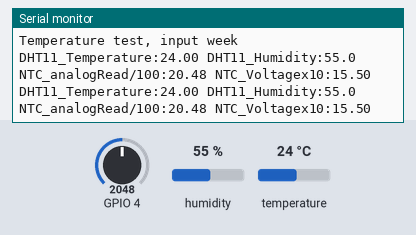
Simulated run of this sketch. Board: ESP32. Parts: the last lines printed to the serial monitor. The test bench sets the inputs (shaded band); at power-on: humidity 55 %, GPIO 4 = 2048, temperature 24 °C.

Above: at 2.8 s.
2.9 s: humidity set to 22 %
At 5.1 s:
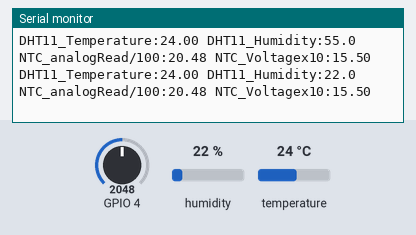
5.6 s: GPIO 4 set to 2866
At 7.1 s:
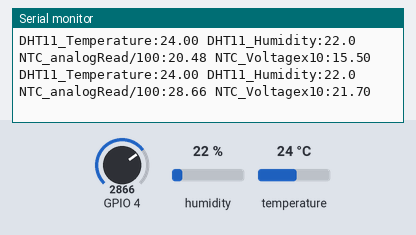
8.3 s: temperature set to 12 °C
At 10.8 s:
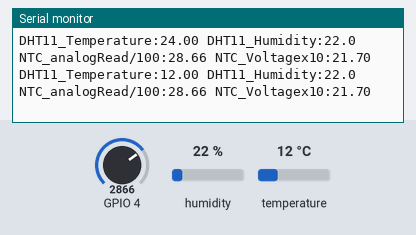
11.0 s: GPIO 4 set to 3603
At 13.1 s:
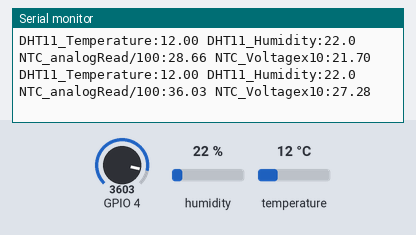
13.7 s: humidity set to 40 %
At 15.1 s:
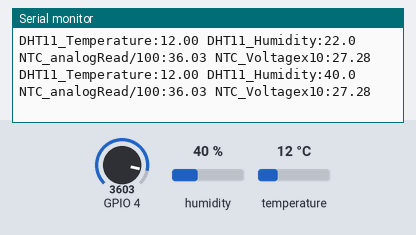
Timing chart, 0 to 16.7 s (numbered marks = the images above; inputs shaded):
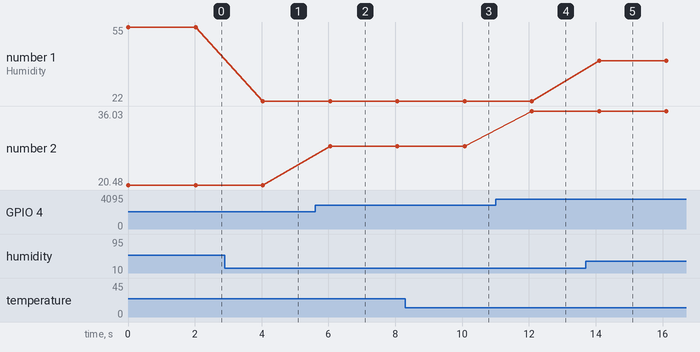

The sketch:

input_test.ino
```cpp
#include "DHTesp.h"

DHTesp dht11;

void setup() {
  Serial.begin(115200);
  Serial.println("Temperature test, input week");

//  analogSetAttenuation(ADC_0db);    // 1.0V max measured
//  analogSetAttenuation(ADC_2_5db);  // 1.3V max measured
//  analogSetAttenuation(ADC_6db);    // 1.9V max measured
  analogSetAttenuation(ADC_11db);   // 3.1V max measured

  // Initialize DHT11 temperature sensor, IO26
  dht11.setup(26, DHTesp::DHT11);
}

void loop() {
  // ESP32 default ADC resolution is 12 bits, values 0 - 4095.
  // If we assume curve is linear and all the other are correct then ADC value 0 is 0V
  // and value 4095 is 3.3V => analogRead() / 4095 * 3.3 = voltage on pin. Only in theory.
  // It is not that simple, see analogSetAttenuation()...

  // Read 10k NTC thermistor on IO4. It is connected as voltage divider, so at 25C it should be 0.5 * 3.3V = 1.65V
  unsigned int AdcValue = analogRead(4);

  // Get DHT11 data
  TempAndHumidity sensorData;
  sensorData = dht11.getTempAndHumidity();

  // Output is scaled somehow weird in order to plot it using Arduino Serial Plotter
  Serial.println("DHT11_Temperature:" + String(sensorData.temperature, 2) + " DHT11_Humidity:" + String(sensorData.humidity, 1)
                 + " NTC_analogRead/100:" + String(AdcValue/100.0) + " NTC_Voltagex10:" + String(3.1/4095 * AdcValue * 10));

  sleep(2);
}
```

Measured:
- after the input at 2.9 s, the serial monitor: prints a new line after 1.1 s (image 1)
- after the input at 5.6 s, the serial monitor: prints a new line after 0.45 s (image 2)
- after the input at 8.3 s, the serial monitor: prints a new line after 1.8 s (image 3)
- after the input at 11.0 s, the serial monitor: prints a new line after 1.1 s (image 4)
- after the input at 13.7 s, the serial monitor: prints a new line after 0.40 s (image 5)
- plotted number 1: 55 → 22 after the input at 2.9 s, 22 → 40 after the input at 13.7 s
- plotted number 2: 20.48 → 28.66 after the input at 5.6 s, 28.66 → 36.03 after the input at 11.0 s
